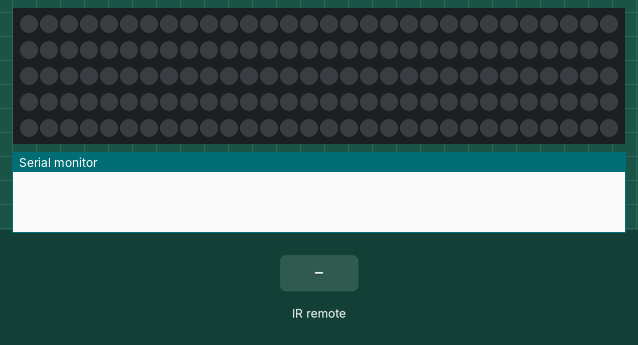
Simulated run of this sketch. Board: Arduino Uno, built with avr-gcc and run on an emulated ATmega328P. On the bench: 150 RGB LEDs in strip order, left to right, continuing on the next row, the last lines printed to the serial monitor. Inputs (shaded band) come from the test bench.

Above: at 1.2 s.
1.3 s: infrared code 0xFFA25D received
At 2.3 s:
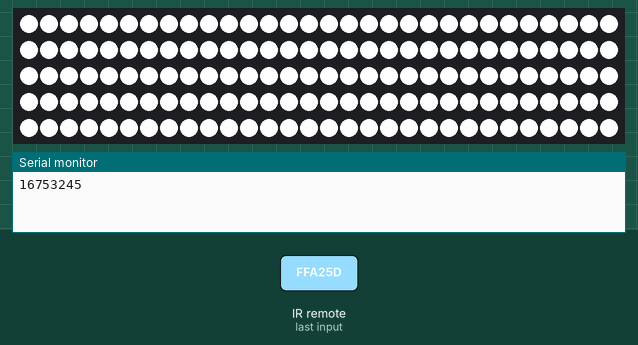
2.8 s: infrared code 0xFFA25D received
At 3.4 s:
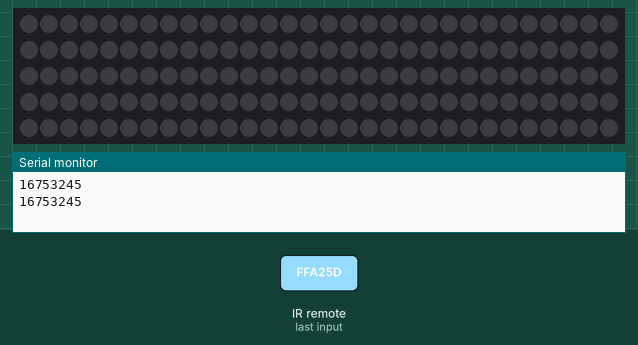
Timing chart, 0 to 5.8 s (numbered marks = the images above; inputs shaded):
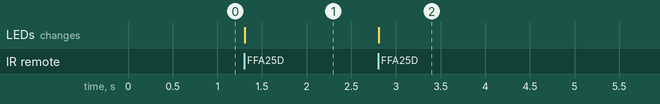

The sketch:

crimson.ino
```cpp
#include <IRremote.h>
#include <FastLED.h>

#define LED_PIN     6
#define NUM_LEDS    150

#define IR_RECEIVER_PIN  11

CRGB leds[NUM_LEDS];

IRrecv irrecv(IR_RECEIVER_PIN);
decode_results results;

void setup() {
  Serial.begin(9600);
  FastLED.addLeds<WS2812, LED_PIN, GRB>(leds, NUM_LEDS);
  irrecv.enableIRIn(); // Start the receiver
}

void loop() {
  if (irrecv.decode(&results)) {
    unsigned long value = results.value;

    // Change this value to match the IR code you want to use
    if (value == 0xFFA25D) { // Example IR code
      // Toggle the LED strip
      toggleLEDStrip();
    }
    Serial.println(value);
    irrecv.resume(); // Receive the next value
  }
}

void toggleLEDStrip() {
  static bool ledState = false; // Initial state is off

  if (ledState) {
    // Turn off the LED strip
    fill_solid(leds, NUM_LEDS, CRGB::Black);
    FastLED.show();
    ledState = false;
  } else {
    // Turn on the LED strip
    fill_solid(leds, NUM_LEDS, CRGB::White);
    FastLED.show();
    ledState = true;
  }
}
```

Measured:
- after the input at 1.3 s, the LEDs: change at once (image 1)
- after the input at 2.8 s, the LEDs: change at once (image 2)
